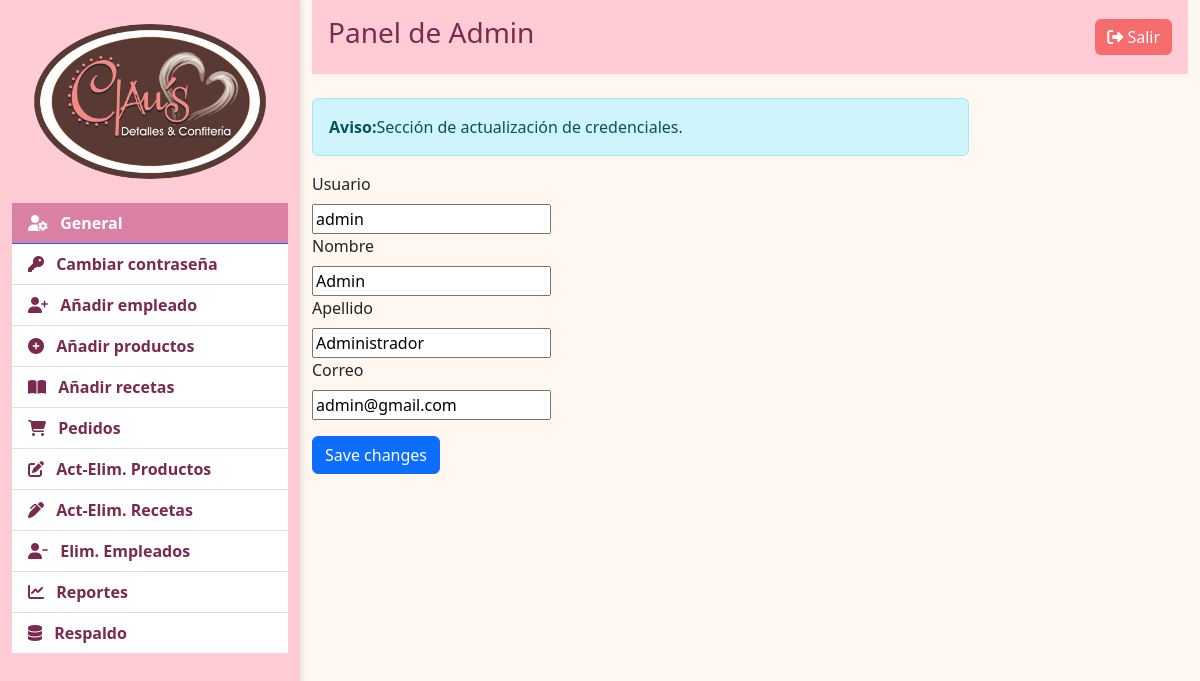
/Vista/IndexAdmin.php (signed in), run on the app's committed database.
### tables this page shows
CREATE TABLE `usuarios` (
  `usuario` varchar(10) NOT NULL COMMENT 'Guarda el nombre identificador del usuario',
  `nombre` varchar(20) NOT NULL COMMENT 'Guarda el nombre real del usuario',
  `apellido` varchar(20) NOT NULL COMMENT 'Guarda el apellido del usuario',
  `correo` varchar(30) NOT NULL COMMENT 'Guarda el correo del usuario',
  `contrasena` varchar(30) NOT NULL COMMENT 'Guarda la contrasenia del usuario',
  `rol` int(11) NOT NULL COMMENT 'Tipo de rol del usuario',
  `calle` varchar(30) DEFAULT NULL COMMENT 'Guarda nombre de la calle del usuario',
  `colonia` varchar(30) DEFAULT NULL COMMENT 'Guarda nombre de la colonia del usuario',
  `cod_postal` int(11) DEFAULT NULL COMMENT 'Guarda codigo postal del usuario',
  `numero` int(11) DEFAULT NULL COMMENT 'Guarda numero de casa del usuario',
  `estado` varchar(30) DEFAULT NULL COMMENT 'Guarda nombre del estado del usuario',
  `ciudad` varchar(30) DEFAULT NULL COMMENT 'Guarda nombre de la ciudad del usuario',
  PRIMARY KEY (`usuario`),
  KEY `rol` (`rol`),
  CONSTRAINT `usuarios_ibfk_1` FOREIGN KEY (`rol`) REFERENCES `rol` (`id_rol`) ON UPDATE CASCADE
);

### Vista/IndexAdmin.php (the view, shortened to what this page needs)
<?php
$user = $_SESSION['usuario'];
require '../Modelo/conexion/conexion.php';
$consulta = "SELECT usuario, nombre, apellido, correo, rol FROM usuarios WHERE usuario = '$user'";
$resultado = mysqli_query($conexion, $consulta);
$rows = mysqli_fetch_array($resultado);
?>
<!DOCTYPE html>
<html lang="es">
    <head>
        <link rel="stylesheet" href="../Static/css/MiperfilStyle.css">
        <link href="https://cdn.jsdelivr.net/npm/bootstrap@5.3.0/dist/css/bootstrap.min.css" rel="stylesheet">
        <link rel="stylesheet" href="https://cdnjs.cloudflare.com/ajax/libs/font-awesome/6.0.0-beta3/css/all.min.css">
    </head>
    <body>
        <div class="container-fluid">
            <div class="row">
                <div class="col-md-3 sidebar py-4">
                    <div class="text-center mb-4">
                        <img src="../Static/img/clausLogo.png" alt="Logo Pastelería" class="img-fluid rounded-circle">
                    </div>
                    <div class="list-group list-group-flush">
                        <a class="list-group-item active" data-toggle="tab" href="#account-general">
                            <i class="fas fa-user-cog"></i> General
                        </a>
                        <a class="list-group-item" data-toggle="tab" name='account-change-password' href="#account-change-password">
                            <i class="fas fa-key"></i> Cambiar contraseña
                        </a>
                        <a class="list-group-item" data-toggle="tab" name='account-emp' href="#account-emp">
                            <i class="fas fa-user-plus"></i> Añadir empleado
                        </a>
                        <a class="list-group-item" data-toggle="tab" href="#add-producto">
                            <i class="fas fa-plus-circle"></i> Añadir productos
                        </a>
                        <a class="list-group-item" data-toggle="tab" href="#add-receta">
                            <i class="fas fa-book-open"></i> Añadir recetas
                        </a>
                        <a class="list-group-item" data-toggle="tab" href="#read-pedidos">
                            <i class="fas fa-shopping-cart"></i> Pedidos
                        </a>
                        <a class="list-group-item" data-toggle="tab" name='UPD-drop' href="#UPD-drop">
                            <i class="fas fa-edit"></i> Act-Elim. Productos
                        </a>
                        <a class="list-group-item" data-toggle="tab" name='UPD-dropRec' href="#UPD-dropRec">
                            <i class="fas fa-pen-alt"></i> Act-Elim. Recetas
                        </a>
                        <a class="list-group-item" data-toggle="tab" name='drop-emp' href="#drop-emp">
                            <i class="fas fa-user-minus"></i> Elim. Empleados
                        </a>
                        <a class="list-group-item" data-toggle="tab" name='reportes' href="#reportes">
                            <i class="fas fa-chart-line"></i> Reportes
                        </a>
                        <a class="list-group-item" data-toggle="tab" name='respaldo' href="#respaldo">
                            <i class="fas fa-database"></i> Respaldo
                        </a>
                    </div>
                </div>
                <div class="col-md-9">
                    <div class="header p-3 mb-4">
                        <div class="d-flex justify-content-between align-items-center">
                            <h1 class="h3">Panel de Admin</h1>
                            <a href="../Vista/Index.php" class="btn btn-default">
                                <i class="fas fa-sign-out-alt"></i> Salir
                            </a>
                        </div>
                    </div>
                    <div class="col-md-9">
                        <div class="tab-content">
                            <div class="tab-pane fade show active" id="account-general">
                            <div class="alert alert-info" role="alert">
                                <strong>Aviso:</strong>Sección de actualización de credenciales.
                            </div>
                            <form action="../Controlador/update_credenciales.php" method="POST" id="update_credenciales-" class="Actualizacion_credenciales">
                                <div class="card-body">
                                    <div class="form-group">
                                        <label class="form-label">Usuario</label><br>
                                        <input type="text" placeholder="Usuario" name="usuario"
                                            value="<?php echo $rows['usuario']; ?>" required
                                            oninput="this.value = this.value.replace(/[^a-zA-Z0-9]/g, '')"
                                            maxlength="20"
                                            pattern="^[^@]+$"
                                            title="El usuario no puede contener el carácter '@' y solo puede incluir letras y números.">
                                    </div>
                                    <div class="form-group">
                                        <label class="form-label">Nombre</label><br>
                                        <input type="text" placeholder="Nombre" name="nombre"
                                            value="<?php echo $rows['nombre']; ?>" required
                                            oninput="this.value = this.value.replace(/[^a-zA-ZáéíóúÁÉÍÓÚñÑ\s]/g, '')"
                                            maxlength="30"
                                            title="El nombre solo puede contener letras.">
                                    </div>
                                    <div class="form-group">
                                        <label class="form-label">Apellido</label><br>
                                        <input type="text" placeholder="Apellido" name="apellido"
                                            value="<?php echo $rows['apellido']; ?>" required
                                            oninput="this.value = this.value.replace(/[^a-zA-ZáéíóúÁÉÍÓÚñÑ\s]/g, '')"
                                            maxlength="30"
                                            title="El apellido solo puede contener letras.">
                                    </div>
                                    <div class="form-group">
                                        <label class="form-label">Correo</label><br>
                                        <input type="email" placeholder="Correo" name="correo"
                                            value="<?php echo $rows['correo']; ?>" required
                                            maxlength="50"
                                            title="Por favor, ingresa un correo válido.">
                                    </div>
                                </div>
                                <div class="text-right mt-3">
                                    <button type="button" class="btn btn-primary" onclick="validarCredenciales(event)">Save changes</button>&nbsp;
                                </div>
                            </form>
                        </div>
                                        <body>
                                        </body>
                                        <body>
                                        </body>
                                        <body>
                                        </body>
                        </div>
                    </div>
                </div>
            </div>
        </div>
    </body>
</html>

### Vista/IndexAdmin.php (style rules this page uses)
body { background-color: #fff7f0; }
.sidebar { background-color: #ffccd5; min-height: 100vh; box-shadow: 2px 0 5px rgba(0, 0, 0, 0.1); }
.sidebar .list-group-item { color: #7a294f; font-weight: bold; }
.sidebar .list-group-item.active { background-color: #d980a4; color: #fff; }
.header { background-color: #ffccd5; color: #7a294f; }
.btn-default { background-color: #f76c6c; color: #fff; border: none; }
.list-group-item i { margin-right: 8px; }

### data on the page
usuarios: usuario "admin", nombre "Admin", apellido "Administrador", correo "admin@gmail.com"
